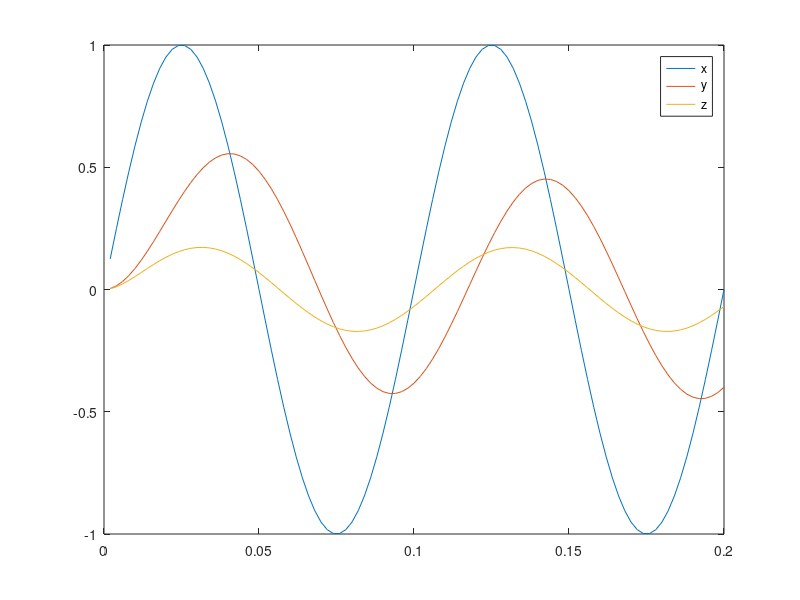

Here is the MATLAB script that generated this plot:
% 1st-order Butterworth - fc 10 Hz at fs 1000 Hz
nmax = 100;
n = (1:nmax);
fs = 500;
f = 10;
t = n / fs;
x = sin(2*pi*f*n/fs);

% real coefficients (butter(1,0.02)
a0 = 0.0305; 
a1 = a0;
b0 = 1;
b1 = -0.9391;
x1 = 0; y1 = 0;
for i = 1:nmax
    x0 = x(i);
    y0 = a0 * x0 + a1 * x1 - b1 * y1;
    y(i) = y0;
    x1 = x0; y1 = y0;
end;

% 14 bits fraction
a0 = 500; 
a1 = a0;
b0 = 16384;
b1 = -15386;
x1 = 0; y1 = 0;
for i = 1:nmax
    x0 = x(i);
    y0 = (a0 * x0 + a1 * x1 - b1 * y1) / 16384;
    y(i) = y0;
    x1 = x0; y1 = y0;
end;

% 14 bits fraction, approximated to powers of 2
% a0 = 256 + 128 + 64 + 32; % 480
% a0 = 256 + 128 + 64; % 448
a0 = 256 + 128; % 384
a1 = a0;
b0 = 16384;
% b1 = -(8192 + 4096 + 2048 + 1024); % 15360
% b1 = -(8192 + 4096 + 2048); % 14336
b1 = -(8192 + 4096); % 12288
x1 = 0; y1 = 0;
for i = 1:nmax
    x0 = x(i);
    y0 = (a0 * x0 + a1 * x1 - b1 * y1) / 16384;
    z(i) = y0;
    x1 = x0; y1 = y0;
end;
figure ; plot(t,[x',y',z']), legend('x', 'y', 'z');
